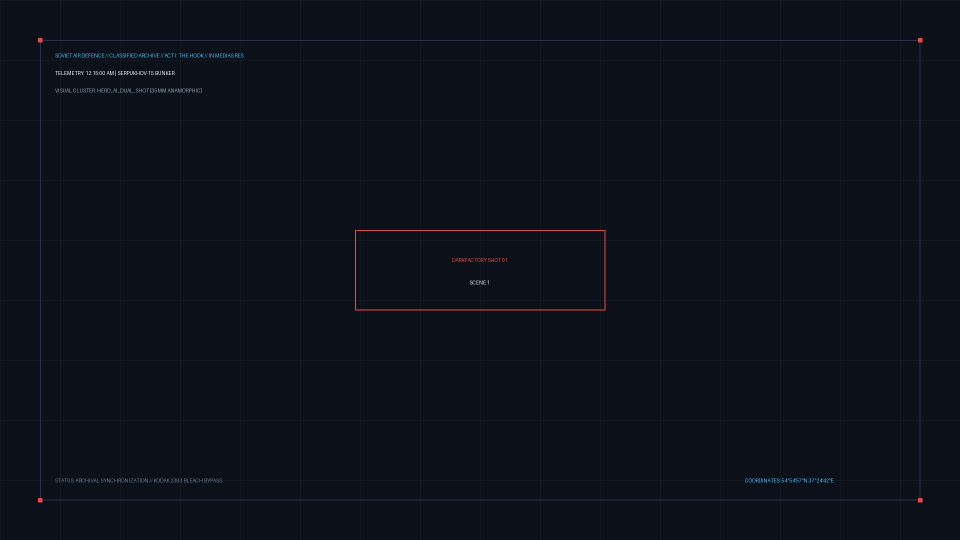
#> input picture data/broll/scene_1.jpg, 1920 x 1080 px (shown at 1/2 size)
$ python -i color_psychology.py   (imports and definitions only)
#> lines starting #> are read from the running program, lines starting #| are printed output that depends on the picture; after the words box and inside, x2 and y2 are one past the last pixel; in counts of white or black regions, pixels touching at a corner belong together
"""
DarkFactory — Color Psychology, Semiotics & 60-30-10 Chromatic Engine
===================================================================================
Motor de engenharia cromática, psicologia das cores e semiótica cinematográfica:
1. Regra Proporcional 60-30-10:
   - 60% Cor Dominante (Base / Atmosfera / Ambiente)
   - 30% Cor Secundária (Sujeito / Estrutura / Vestimenta / Luz de Preenchimento)
   - 10% Cor de Acento (Punctum Visual / Gatilho Emocional / Alarme / Ponto Focal)
2. Harmonia Cromática: Complementar, Análoga, Split-Complementar, Triádica, Monocromática.
3. Semiótica Psicológica: Cold War Paranoia, Nuclear Dread Siren, Cyber Espionage,
   Deep Space Void, Bio-Pathogen Hazard, Gordon Willis Noir.
4. Auditor de Paleta por Visão Computacional: Agrupamento K-Means de cores no espaço Lab/RGB,
   cálculo de aderência à proporção 60-30-10 e geração de cartela visual de swatches.
5. Injetor de Prompts Cromáticos para T2V, I2V e Síntese de Imagem.
"""

from __future__ import annotations

import logging
from dataclasses import asdict, dataclass, field
from enum import Enum
from pathlib import Path
from typing import Any, Dict, List, Optional, Tuple

import cv2
import numpy as np
from PIL import Image, ImageDraw, ImageFont

logger = logging.getLogger("darkfactory.video.color_psychology")


class ColorHarmonyType(str, Enum):
    """Estrutura geométrica da harmonia no círculo cromático."""
    COMPLEMENTARY = "complementary"         # Contraste máximo de opostos (Teal & Orange)
    SPLIT_COMPLEMENTARY = "split_comp"      # Tensão refinada (Azul ardósia com Âmbar e Carmesim)
    ANALOGOUS_TENSION = "analogous"         # Claustrofobia psicológica (Verde militar, Oliva, Lodo)
    TRIADIC_VINTAGE = "triadic"             # Equilíbrio gráfico retrô da Guerra Fria
    MONOCHROMATIC_TONAL = "monochromatic"   # Isolamento e gravidade existencial P&B / Sepia


class ColorPsychologyArchetype(str, Enum):
    """Arquétipos semióticos de cor para documentários históricos e thrillers."""
    COLD_WAR_PARANOIA = "cold_war_paranoia"
    NUCLEAR_DREAD_SIREN = "nuclear_dread_siren"
    CYBER_ESPIONAGE = "cyber_espionage"
    DEEP_SPACE_VOID = "deep_space_void"
    BIO_PATHOGEN_HAZARD = "bio_pathogen_hazard"
    GORDON_WILLIS_NOIR = "gordon_willis_noir"
    FINCHER_MUTED_SAGE = "fincher_muted_sage"


@dataclass(frozen=True)
class ColorSwatch:
    """Definição de uma cor na paleta."""
    name: str
    hex_code: str
    rgb: Tuple[int, int, int]
    role: str  # 'dominant_60', 'secondary_30', 'accent_10'
    psychological_meaning: str


@dataclass(frozen=True)
class CinematicPalette:
    """Paleta cinematográfica estruturada sob a regra 60-30-10."""
    id: str
    name: str
    archetype: ColorPsychologyArchetype
    harmony: ColorHarmonyType
    psychological_thesis: str
    dominant_60: ColorSwatch
    secondary_30: ColorSwatch
    accent_10: ColorSwatch
    director_references: str

    # [9 lines left out: function to_color_prompt, not called in this run]


PALETTE_REGISTRY: Dict[ColorPsychologyArchetype, CinematicPalette] = {
    ColorPsychologyArchetype.COLD_WAR_PARANOIA: CinematicPalette(
        id="cold_war_paranoia",
        name="Cold War Bunker Paranoia",
        archetype=ColorPsychologyArchetype.COLD_WAR_PARANOIA,
        harmony=ColorHarmonyType.SPLIT_COMPLEMENTARY,
        psychological_thesis="Sensação de claustrofobia institucional, espionagem governamental e paranoia antes do colapso.",
        dominant_60=ColorSwatch(
            name="Subterranean Concrete Slate",
            hex_code="#141920",
            rgb=(20, 25, 32),
            role="dominant_60",
            psychological_meaning="opressão de bunkers herméticos e paredes de concreto sem janelas",
        ),
        secondary_30=ColorSwatch(
            name="Soviet Muted Olive Drab",
            hex_code="#324233",
            rgb=(50, 66, 51),
            role="secondary_30",
            psychological_meaning="rigidez burocrática militar e uniformes de oficiais sob pressão",
        ),
        accent_10=ColorSwatch(
            name="Phosphor Radar CRT Green",
            hex_code="#00FF66",
            rgb=(0, 255, 102),
            role="accent_10",
            psychological_meaning="telemetria de mísseis balísticos e dados eletrônicos ameaçadores",
        ),
        director_references="Tomas Alfredson (Tinker Tailor Soldier Spy), Chernobyl (HBO)",
    ),
    ColorPsychologyArchetype.NUCLEAR_DREAD_SIREN: CinematicPalette(
        id="nuclear_dread_siren",
        name="Nuclear Emergency Red Siren",
        archetype=ColorPsychologyArchetype.NUCLEAR_DREAD_SIREN,
        harmony=ColorHarmonyType.COMPLEMENTARY,
        psychological_thesis="Urgência existencial absoluta, pânico biológico e contagem regressiva para catástrofe.",
        dominant_60=ColorSwatch(
            name="Shadowed Carbon Black",
            hex_code="#0B0D11",
            rgb=(11, 13, 17),
            role="dominant_60",
            psychological_meaning="vácuo e escuridão de uma sala de comando sem energia auxiliar",
        ),
        secondary_30=ColorSwatch(
            name="Tungsten Industrial Taupe",
            hex_code="#4A3F35",
            rgb=(74, 63, 53),
            role="secondary_30",
            psychological_meaning="painéis de aço escovado e consoles mecânicos vibrando de tensão",
        ),
        accent_10=ColorSwatch(
            name="Pulsating Strobe Blood Red",
            hex_code="#FF1122",
            rgb=(255, 17, 34),
            role="accent_10",
            psychological_meaning="alarme nuclear de emergência máxima e batimento cardíaco acelerado",
        ),
        director_references="Christopher Nolan (Oppenheimer Trinity Test), Crimson Tide",
    ),
    ColorPsychologyArchetype.CYBER_ESPIONAGE: CinematicPalette(
        id="cyber_espionage",
        name="Tactical Cyber Espionage & Intelligence",
        archetype=ColorPsychologyArchetype.CYBER_ESPIONAGE,
        harmony=ColorHarmonyType.COMPLEMENTARY,
        psychological_thesis="Guerra cibernética de alta frequência, precisão cirúrgica e invasão de satélites espiões.",
        dominant_60=ColorSwatch(
            name="Deep Obsidian Abyss",
            hex_code="#060C16",
            rgb=(6, 12, 22),
            role="dominant_60",
            psychological_meaning="espaço silencioso da rede e salas de servidores blindadas",
        ),
        secondary_30=ColorSwatch(
            name="Tactical Cobalt Steel",
            hex_code="#1C385C",
            rgb=(28, 56, 92),
            role="secondary_30",
            psychological_meaning="carcaças de supercomputadores e iluminação fria de estações de trabalho",
        ),
        accent_10=ColorSwatch(
            name="Electric Neon Cyan",
            hex_code="#00E5FF",
            rgb=(0, 229, 255),
            role="accent_10",
            psychological_meaning="dados criptográficos em trânsito e mira laser de satélite",
        ),
        director_references="Denis Villeneuve (Sicario / Blade Runner 2049), Mr. Robot",
    ),
    ColorPsychologyArchetype.DEEP_SPACE_VOID: CinematicPalette(
        id="deep_space_void",
        name="Deep Space Cosmic Silence",
        archetype=ColorPsychologyArchetype.DEEP_SPACE_VOID,
        harmony=ColorHarmonyType.SPLIT_COMPLEMENTARY,
        psychological_thesis="Insignificância humana perante a imensidão do cosmos e isolamento tecnológico.",
        dominant_60=ColorSwatch(
            name="True Cosmic Void Black",
            hex_code="#020306",
            rgb=(2, 3, 6),
            role="dominant_60",
            psychological_meaning="silêncio infinito do vácuo espacial absoluto",
        ),
        secondary_30=ColorSwatch(
            name="Cryogenic Titanium Silver",
            hex_code="#334155",
            rgb=(51, 65, 85),
            role="secondary_30",
            psychological_meaning="fuselagem externa e módulos pressurizados de sobrevivência",
        ),
        accent_10=ColorSwatch(
            name="Coronal Warning Amber",
            hex_code="#F59E0B",
            rgb=(245, 158, 11),
            role="accent_10",
            psychological_meaning="radiação solar distante e propulsores de manobra de emergência",
        ),
        director_references="Stanley Kubrick (2001: A Space Odyssey), Christopher Nolan (Interstellar)",
    ),
    ColorPsychologyArchetype.BIO_PATHOGEN_HAZARD: CinematicPalette(
        id="bio_pathogen_hazard",
        name="Bio-Pathogen Quarantine Protocol",
        archetype=ColorPsychologyArchetype.BIO_PATHOGEN_HAZARD,
        harmony=ColorHarmonyType.TRIADIC_VINTAGE,
        psychological_thesis="Ameaça invisível de contaminação viral, atmosfera estéril e ruptura biológica.",
        dominant_60=ColorSwatch(
            name="Sterile Clinic Bleached Grey",
            hex_code="#202428",
            rgb=(32, 36, 40),
            role="dominant_60",
            psychological_meaning="enfermarias vedadas com plástico e câmaras de despressurização",
        ),
        secondary_30=ColorSwatch(
            name="Industrial Hazmat Ochre",
            hex_code="#B45309",
            rgb=(180, 83, 9),
            role="secondary_30",
            psychological_meaning="macacões biológicos de proteção nível 4 e filtros químicos",
        ),
        accent_10=ColorSwatch(
            name="UV Sterilization Violet",
            hex_code="#8B5CF6",
            rgb=(139, 92, 246),
            role="accent_10",
            psychological_meaning="lâmpadas germicidas ultravioleta e sinalizadores de biohazard",
        ),
        director_references="Steven Soderbergh (Contagion), 28 Days Later",
    ),
    ColorPsychologyArchetype.GORDON_WILLIS_NOIR: CinematicPalette(
        id="gordon_willis_noir",
        name="Gordon Willis Under-Exposed Master Noir",
        archetype=ColorPsychologyArchetype.GORDON_WILLIS_NOIR,
        harmony=ColorHarmonyType.ANALOGOUS_TENSION,
        psychological_thesis="Decadência moral, conspirações em salas fechadas e poder exercido nas sombras.",
        dominant_60=ColorSwatch(
            name="Under-Exposed Velvet Black",
            hex_code="#070707",
            rgb=(7, 7, 7),
            role="dominant_60",
            psychological_meaning="escuridão densa em que os olhos do personagem desaparecem",
        ),
        secondary_30=ColorSwatch(
            name="Aged Sepia Leather & Wood",
            hex_code="#3E2718",
            rgb=(62, 39, 24),
            role="secondary_30",
            psychological_meaning="móveis coloniais pesados e uísque âmbar em copos de cristal",
        ),
        accent_10=ColorSwatch(
            name="Incandescent Brass Chiaroscuro Rim",
            hex_code="#EAB308",
            rgb=(234, 179, 8),
            role="accent_10",
            psychological_meaning="único facho de luz de abajur recortando o perfil do antagonista",
        ),
        director_references="Gordon Willis (The Godfather, All the President's Men)",
    ),
    ColorPsychologyArchetype.FINCHER_MUTED_SAGE: CinematicPalette(
        id="fincher_muted_sage",
        name="Fincher Muted Sage & Low-Contrast Mystery",
        archetype=ColorPsychologyArchetype.FINCHER_MUTED_SAGE,
        harmony=ColorHarmonyType.SPLIT_COMPLEMENTARY,
        psychological_thesis="Investigação meticulosa e obsessiva, desespero contido e atmosfera taciturna.",
        dominant_60=ColorSwatch(
            name="Desaturated Muted Charcoal",
            hex_code="#1A1F24",
            rgb=(26, 31, 36),
            role="dominant_60",
            psychological_meaning="chuva constante, asfalto molhado e arquivos policiais poeirentos",
        ),
        secondary_30=ColorSwatch(
            name="Pale Celadon Sage Green",
            hex_code="#3D4A41",
            rgb=(61, 74, 65),
            role="secondary_30",
            psychological_meaning="lâmpadas fluorescentes hospitalares e paredes institucionais frias",
        ),
        accent_10=ColorSwatch(
            name="Tungsten Incandescent Glow",
            hex_code="#F59E0B",
            rgb=(245, 158, 11),
            role="accent_10",
            psychological_meaning="lâmpada solitária de mesa sobre pilhas de evidências datilografadas",
        ),
        director_references="David Fincher (Zodiac, Se7en, Mindhunter)",
    ),
}


@dataclass
class ColorDistributionAudit:
    """Resultado da auditoria por visão computacional da regra 60-30-10."""
    image_path: str
    dominant_pct: float     # Ideal: ~60%
    secondary_pct: float    # Ideal: ~30%
    accent_pct: float       # Ideal: ~10%
    rule_60_30_10_adherence_score: float  # 0 a 100
    closest_archetype: str
    dominant_color_hex: str
    secondary_color_hex: str
    accent_color_hex: str
    annotated_palette_card_path: Optional[str] = None


class ColorPsychologyEngine:
    """Motor de orquestração de cores, semiótica e auditoria visual."""

    # [25 lines left out: functions get_palette, list_palettes, not called in this run]

    def audit_keyframe_palette(
        self,
        image_path: str | Path,
        render_swatch_card: bool = True,
    ) -> ColorDistributionAudit:
        """
        Executa K-Means clustering (k=3) na imagem para calcular
        a distribuição real de pixels (60-30-10) e gera a cartela anotada.
        """
#> called with image_path = '../../data/broll/scene_1.jpg', render_swatch_card = True
        img_file = Path(image_path)
        if not img_file.exists():
            raise FileNotFoundError(f"Imagem não encontrada: {img_file}")

        cv_img = cv2.imread(str(img_file))
#> cv_img is the input picture: shape (1080, 1920, 3); mean B, G, R 25.9, 16.8, 12.8
        if cv_img is None:
            raise ValueError(f"Falha ao carregar imagem para auditoria cromática: {img_file}")

        # Reduz tamanho para aceleração K-Means
        small = cv2.resize(cv_img, (320, 180), interpolation=cv2.INTER_AREA)
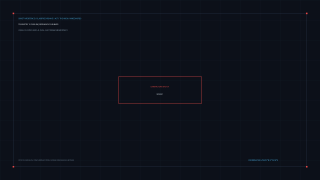
#> small: shape (180, 320, 3); mean B, G, R 25.9, 16.8, 12.8
        rgb_small = cv2.cvtColor(small, cv2.COLOR_BGR2RGB)
        pixels = rgb_small.reshape(-1, 3).astype(np.float32)

        # K-Means com k=3 para isolar Dominante, Secundária e Acento
        criteria = (cv2.TERM_CRITERIA_EPS + cv2.TERM_CRITERIA_MAX_ITER, 15, 0.2)
        _, labels, centers = cv2.kmeans(pixels, 3, None, criteria, 10, cv2.KMEANS_RANDOM_CENTERS)
#> centers = [[38.89, 53.17, 66.37], [86.14, 35.88, 41.29], [12.28, 16.47, 25.61]]

        counts = np.bincount(labels.flatten())
#> counts = [351, 255, 56994]
        total = float(len(labels))
#> total = 57600
        percentages = (counts / total) * 100.0
#> percentages = [0.609, 0.443, 98.95]

        # Ordena por frequência decrescente: cluster 0 (maior), cluster 1, cluster 2 (menor)
        sorted_indices = np.argsort(percentages)[::-1]
#> sorted_indices = [2, 0, 1]
        dominant_pct = float(percentages[sorted_indices[0]])
#> dominant_pct = 98.95
        secondary_pct = float(percentages[sorted_indices[1]])
#> secondary_pct = 0.609
        accent_pct = float(percentages[sorted_indices[2]])
#> accent_pct = 0.443

        dom_rgb = centers[sorted_indices[0]].astype(int)
#> dom_rgb = [12, 16, 25]
        sec_rgb = centers[sorted_indices[1]].astype(int)
#> sec_rgb = [38, 53, 66]
        acc_rgb = centers[sorted_indices[2]].astype(int)
#> acc_rgb = [86, 35, 41]

        dom_hex = "#{:02x}{:02x}{:02x}".format(*dom_rgb)
#> dom_hex = '#0c1019'
        sec_hex = "#{:02x}{:02x}{:02x}".format(*sec_rgb)
#> sec_hex = '#263542'
        acc_hex = "#{:02x}{:02x}{:02x}".format(*acc_rgb)
#> acc_hex = '#562329'

        # Cálculo da aderência à regra 60-30-10:
        # Erro = |dom - 60| + |sec - 30| + |acc - 10|
        error = abs(dominant_pct - 60.0) + abs(secondary_pct - 30.0) + abs(accent_pct - 10.0)
#> error = 77.9
        adherence_score = max(0.0, min(100.0, 100.0 - (error * 1.25)))
#> adherence_score = 2.63

        # Encontra o arquétipo mais próximo comparando as distâncias euclidianas dos centros RGB
        best_archetype = self._match_closest_archetype(dom_rgb, sec_rgb, acc_rgb)

        card_path = None
        if render_swatch_card:
            card_path = self._render_palette_swatch_card(
                img_file, cv_img, dom_rgb, sec_rgb, acc_rgb, dominant_pct, secondary_pct, accent_pct, adherence_score, best_archetype
            )

        return ColorDistributionAudit(
            image_path=str(img_file),
            dominant_pct=round(dominant_pct, 1),
            secondary_pct=round(secondary_pct, 1),
            accent_pct=round(accent_pct, 1),
            rule_60_30_10_adherence_score=round(adherence_score, 1),
            closest_archetype=best_archetype,
            dominant_color_hex=dom_hex,
            secondary_color_hex=sec_hex,
            accent_color_hex=acc_hex,
            annotated_palette_card_path=str(card_path) if card_path else None,
        )

    def _match_closest_archetype(
        self,
        dom_rgb: np.ndarray,
        sec_rgb: np.ndarray,
        acc_rgb: np.ndarray,
    ) -> str:
        """Determina qual arquétipo pré-calibrado mais se aproxima dos clusters de cor."""
        best_match = ColorPsychologyArchetype.COLD_WAR_PARANOIA.value
        min_dist = float("inf")

        for arch_key, pal in PALETTE_REGISTRY.items():
            ref_dom = np.array(pal.dominant_60.rgb)
            ref_sec = np.array(pal.secondary_30.rgb)
            ref_acc = np.array(pal.accent_10.rgb)

            # Distância ponderada (Dom tem mais peso que Acc)
            dist = (
                np.linalg.norm(dom_rgb - ref_dom) * 0.5 +
                np.linalg.norm(sec_rgb - ref_sec) * 0.3 +
                np.linalg.norm(acc_rgb - ref_acc) * 0.2
            )
            if dist < min_dist:
                min_dist = dist
                best_match = arch_key.value
#> this loop made 7 passes
#> (dist, min_dist) on passes 1 to 2: (62.71, 62.71), (50.19, 50.19)
#> dist on passes 3 to 7: 72.59, 60.99, 106.6, 67.3, 61.64
#> after the loop, best_match = 'nuclear_dread_siren'; min_dist = 50.19
#> in audit_keyframe_palette, `best_archetype = self._match_closest_archetype(dom_rgb, sec_rgb, acc_r..`: best_archetype = 'nuclear_dread_siren'

        return best_match

    def _render_palette_swatch_card(
        self,
        original_path: Path,
        cv_bgr: np.ndarray,
        dom_rgb: np.ndarray,
        sec_rgb: np.ndarray,
        acc_rgb: np.ndarray,
        dom_pct: float,
        sec_pct: float,
        acc_pct: float,
        adherence_score: float,
        archetype: str,
    ) -> Path:
        """
        Adiciona uma barra de amostras cromáticas de cinema (Cinema Swatch Banner)
        no rodapé da imagem com dados da proporção 60-30-10.
        """
#> called with dom_rgb = array of shape (3,), sec_rgb = array of shape (3,), acc_rgb = array of shape (3,), dom_pct = 98.95, sec_pct = 0.609, acc_pct = 0.443, adherence_score = 2.63, archetype = 'nuclear_dread_siren'
        out_file = original_path.parent / f"{original_path.stem}_palette_603010.jpg"
        h, w = cv_bgr.shape[:2]
#> h = 1080; w = 1920

        banner_h = 100
        canvas = np.zeros((h + banner_h, w, 3), dtype=np.uint8)
        canvas[:h, :w] = cv_bgr
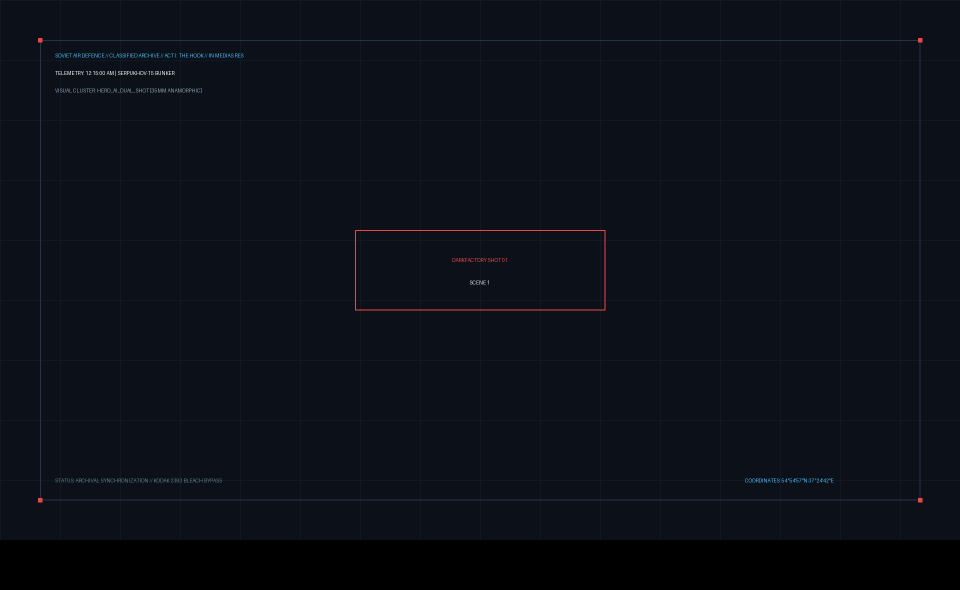
#> canvas: shape (1180, 1920, 3) (shown at 1/2 size); mean B, G, R 23.7, 15.4, 11.7

        # Fundo do banner em grafite escuro
        canvas[h:, :] = (15, 18, 22)
#> canvas: shape (1180, 1920, 3); 8.47% of pixels changed, all inside (x1, y1, x2, y2) = (0, 1080, 1920, 1180)

        # Larguras das 3 faixas cromáticas
        w_dom = int(w * (dom_pct / 100.0))
#> w_dom = 1899
        w_sec = int(w * (sec_pct / 100.0))
#> w_sec = 11
        w_acc = w - (w_dom + w_sec)
#> w_acc = 10

        # Desenha as 3 faixas proporcionais no topo do banner (altura 30px)
        # Nota: cv_bgr usa BGR, então convertemos RGB -> BGR
        cv2.rectangle(canvas, (0, h), (w_dom, h + 30), (int(dom_rgb[2]), int(dom_rgb[1]), int(dom_rgb[0])), -1)
#> canvas: shape (1180, 1920, 3); mean B, G, R 25.3, 16.9, 13.3
        cv2.rectangle(canvas, (w_dom, h), (w_dom + w_sec, h + 30), (int(sec_rgb[2]), int(sec_rgb[1]), int(sec_rgb[0])), -1)
#> canvas: shape (1180, 1920, 3); mean B, G, R 25.3, 16.9, 13.3
        cv2.rectangle(canvas, (w_dom + w_sec, h), (w, h + 30), (int(acc_rgb[2]), int(acc_rgb[1]), int(acc_rgb[0])), -1)
#> canvas: shape (1180, 1920, 3); mean B, G, R 25.3, 16.9, 13.3

        # Informações tipográficas
        font = cv2.FONT_HERSHEY_SIMPLEX
        text_y = h + 65
#> text_y = 1145
        label_left = f"60% BASE: {dom_pct:.1f}%  |  30% SECONDARY: {sec_pct:.1f}%  |  10% ACCENT: {acc_pct:.1f}%"
        cv2.putText(canvas, label_left, (25, text_y), font, 0.65, (220, 225, 230), 2, cv2.LINE_AA)

        label_right = f"ADHERENCE: {adherence_score:.1f}%  |  ARCHETYPE: {archetype.upper()}"
        text_size = cv2.getTextSize(label_right, font, 0.65, 2)[0]
#> text_size = (601, 15)
        cv2.putText(canvas, label_right, (w - text_size[0] - 25, text_y), font, 0.65, (0, 255, 220), 2, cv2.LINE_AA)
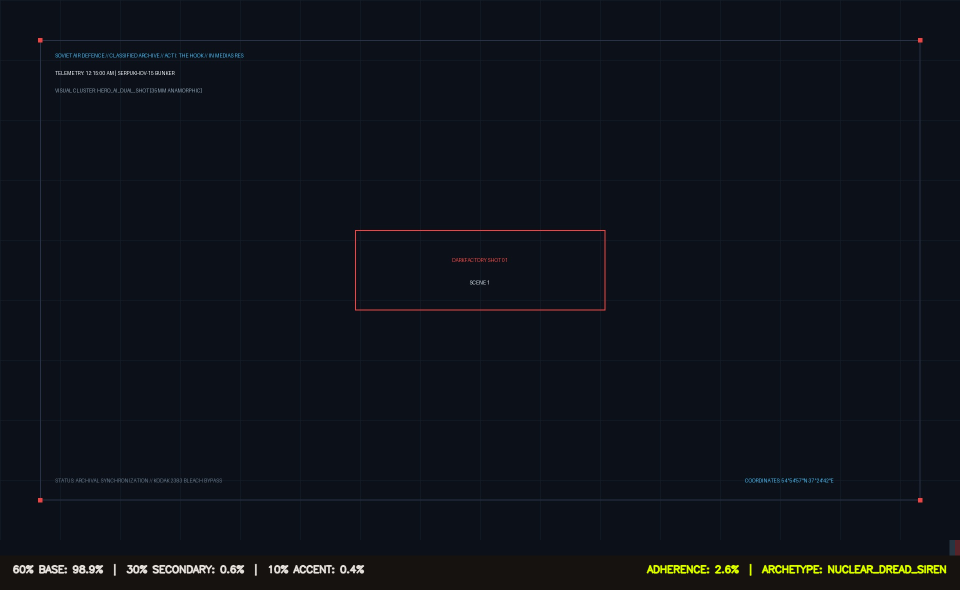
#> canvas: shape (1180, 1920, 3) (shown at 1/2 size); mean B, G, R 25.8, 17.9, 14.3

        cv2.imwrite(str(out_file), canvas, [cv2.IMWRITE_JPEG_QUALITY, 95])
        logger.info(f"Cartela cromática 60-30-10 gerada: {out_file.name}")
        return out_file

>>> result = ColorPsychologyEngine().audit_keyframe_palette('../../data/broll/scene_1.jpg')
